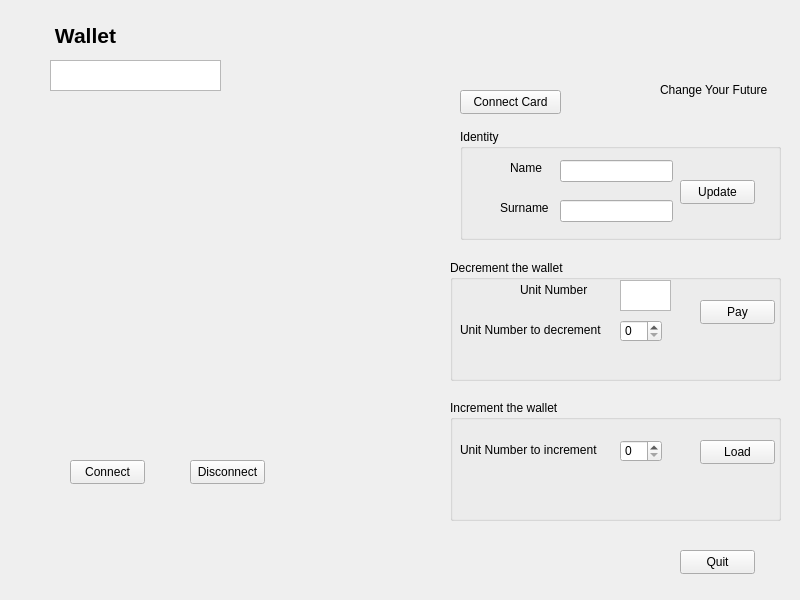
<?xml version="1.0" encoding="UTF-8"?>
<ui version="4.0">
 <class>MainWindow</class>
 <widget class="QWidget" name="MainWindow">
  <property name="geometry">
   <rect>
    <x>0</x>
    <y>0</y>
    <width>800</width>
    <height>600</height>
   </rect>
  </property>
  <property name="windowTitle">
   <string>MainWindow</string>
  </property>
  <widget class="QPushButton" name="updateButton">
   <property name="geometry">
    <rect>
     <x>680</x>
     <y>180</y>
     <width>75</width>
     <height>24</height>
    </rect>
   </property>
   <property name="text">
    <string>Update</string>
   </property>
  </widget>
  <widget class="QLineEdit" name="lineEdit">
   <property name="geometry">
    <rect>
     <x>560</x>
     <y>160</y>
     <width>113</width>
     <height>22</height>
    </rect>
   </property>
  </widget>
  <widget class="QLineEdit" name="lineEdit_2">
   <property name="geometry">
    <rect>
     <x>560</x>
     <y>200</y>
     <width>113</width>
     <height>22</height>
    </rect>
   </property>
  </widget>
  <widget class="QLabel" name="nameLabel">
   <property name="geometry">
    <rect>
     <x>510</x>
     <y>160</y>
     <width>41</width>
     <height>16</height>
    </rect>
   </property>
   <property name="text">
    <string>Name</string>
   </property>
  </widget>
  <widget class="QLabel" name="surnameLabel">
   <property name="geometry">
    <rect>
     <x>500</x>
     <y>200</y>
     <width>49</width>
     <height>16</height>
    </rect>
   </property>
   <property name="text">
    <string>Surname</string>
   </property>
  </widget>
  <widget class="QPushButton" name="Connect">
   <property name="geometry">
    <rect>
     <x>70</x>
     <y>460</y>
     <width>75</width>
     <height>24</height>
    </rect>
   </property>
   <property name="text">
    <string>Connect</string>
   </property>
  </widget>
  <widget class="QPushButton" name="Disconnect">
   <property name="geometry">
    <rect>
     <x>190</x>
     <y>460</y>
     <width>75</width>
     <height>24</height>
    </rect>
   </property>
   <property name="text">
    <string>Disconnect</string>
   </property>
  </widget>
  <widget class="QSpinBox" name="decrementSpin">
   <property name="geometry">
    <rect>
     <x>620</x>
     <y>320</y>
     <width>42</width>
     <height>22</height>
    </rect>
   </property>
  </widget>
  <widget class="QSpinBox" name="incrementSpin">
   <property name="geometry">
    <rect>
     <x>620</x>
     <y>440</y>
     <width>42</width>
     <height>22</height>
    </rect>
   </property>
  </widget>
  <widget class="QTextBrowser" name="unitNumberBox">
   <property name="geometry">
    <rect>
     <x>620</x>
     <y>280</y>
     <width>51</width>
     <height>31</height>
    </rect>
   </property>
  </widget>
  <widget class="QPushButton" name="payButton">
   <property name="geometry">
    <rect>
     <x>700</x>
     <y>300</y>
     <width>75</width>
     <height>24</height>
    </rect>
   </property>
   <property name="text">
    <string>Pay</string>
   </property>
  </widget>
  <widget class="QPushButton" name="loadButton">
   <property name="geometry">
    <rect>
     <x>700</x>
     <y>440</y>
     <width>75</width>
     <height>24</height>
    </rect>
   </property>
   <property name="text">
    <string>Load</string>
   </property>
  </widget>
  <widget class="QLabel" name="unitNumberIncrementBox">
   <property name="geometry">
    <rect>
     <x>460</x>
     <y>440</y>
     <width>151</width>
     <height>20</height>
    </rect>
   </property>
   <property name="text">
    <string>Unit Number to increment</string>
   </property>
  </widget>
  <widget class="QLabel" name="unitNumberDecrementBox">
   <property name="geometry">
    <rect>
     <x>460</x>
     <y>320</y>
     <width>151</width>
     <height>20</height>
    </rect>
   </property>
   <property name="text">
    <string>Unit Number to decrement</string>
   </property>
  </widget>
  <widget class="QLabel" name="unitNumberLabel">
   <property name="geometry">
    <rect>
     <x>520</x>
     <y>280</y>
     <width>71</width>
     <height>20</height>
    </rect>
   </property>
   <property name="text">
    <string>Unit Number</string>
   </property>
  </widget>
  <widget class="QGroupBox" name="identityBox">
   <property name="geometry">
    <rect>
     <x>460</x>
     <y>129</y>
     <width>321</width>
     <height>111</height>
    </rect>
   </property>
   <property name="title">
    <string>Identity</string>
   </property>
  </widget>
  <widget class="QGroupBox" name="decrementBox">
   <property name="geometry">
    <rect>
     <x>450</x>
     <y>260</y>
     <width>331</width>
     <height>121</height>
    </rect>
   </property>
   <property name="title">
    <string>Decrement the wallet</string>
   </property>
  </widget>
  <widget class="QGroupBox" name="incrementBox">
   <property name="geometry">
    <rect>
     <x>450</x>
     <y>400</y>
     <width>331</width>
     <height>121</height>
    </rect>
   </property>
   <property name="title">
    <string>Increment the wallet</string>
   </property>
  </widget>
  <widget class="QLabel" name="mainTitle">
   <property name="geometry">
    <rect>
     <x>50</x>
     <y>20</y>
     <width>71</width>
     <height>31</height>
    </rect>
   </property>
   <property name="text">
    <string>&lt;html&gt;&lt;head/&gt;&lt;body&gt;&lt;p align=&quot;center&quot;&gt;&lt;span style=&quot; font-size:16pt; font-weight:700;&quot;&gt;Wallet&lt;/span&gt;&lt;/p&gt;&lt;/body&gt;&lt;/html&gt;</string>
   </property>
  </widget>
  <widget class="QPushButton" name="Quit">
   <property name="geometry">
    <rect>
     <x>680</x>
     <y>550</y>
     <width>75</width>
     <height>24</height>
    </rect>
   </property>
   <property name="text">
    <string>Quit</string>
   </property>
  </widget>
  <widget class="QLabel" name="label">
   <property name="geometry">
    <rect>
     <x>660</x>
     <y>10</y>
     <width>131</width>
     <height>81</height>
    </rect>
   </property>
   <property name="text">
    <string/>
   </property>
   <property name="pixmap">
    <pixmap>assets/Odalid_Logo_120x60.jpg</pixmap>
   </property>
  </widget>
  <widget class="QLabel" name="label_2">
   <property name="geometry">
    <rect>
     <x>660</x>
     <y>80</y>
     <width>111</width>
     <height>20</height>
    </rect>
   </property>
   <property name="text">
    <string>Change Your Future</string>
   </property>
  </widget>
  <widget class="QTextEdit" name="readerName">
   <property name="geometry">
    <rect>
     <x>50</x>
     <y>60</y>
     <width>171</width>
     <height>31</height>
    </rect>
   </property>
  </widget>
  <widget class="QPushButton" name="ConnectCard">
   <property name="geometry">
    <rect>
     <x>460</x>
     <y>90</y>
     <width>101</width>
     <height>24</height>
    </rect>
   </property>
   <property name="text">
    <string>Connect Card</string>
   </property>
  </widget>
  <zorder>incrementBox</zorder>
  <zorder>decrementBox</zorder>
  <zorder>identityBox</zorder>
  <zorder>updateButton</zorder>
  <zorder>lineEdit</zorder>
  <zorder>lineEdit_2</zorder>
  <zorder>nameLabel</zorder>
  <zorder>surnameLabel</zorder>
  <zorder>Connect</zorder>
  <zorder>Disconnect</zorder>
  <zorder>decrementSpin</zorder>
  <zorder>incrementSpin</zorder>
  <zorder>unitNumberBox</zorder>
  <zorder>payButton</zorder>
  <zorder>loadButton</zorder>
  <zorder>unitNumberIncrementBox</zorder>
  <zorder>unitNumberDecrementBox</zorder>
  <zorder>unitNumberLabel</zorder>
  <zorder>mainTitle</zorder>
  <zorder>Quit</zorder>
  <zorder>label</zorder>
  <zorder>label_2</zorder>
  <zorder>readerName</zorder>
  <zorder>ConnectCard</zorder>
 </widget>
 <resources/>
 <connections/>
</ui>
